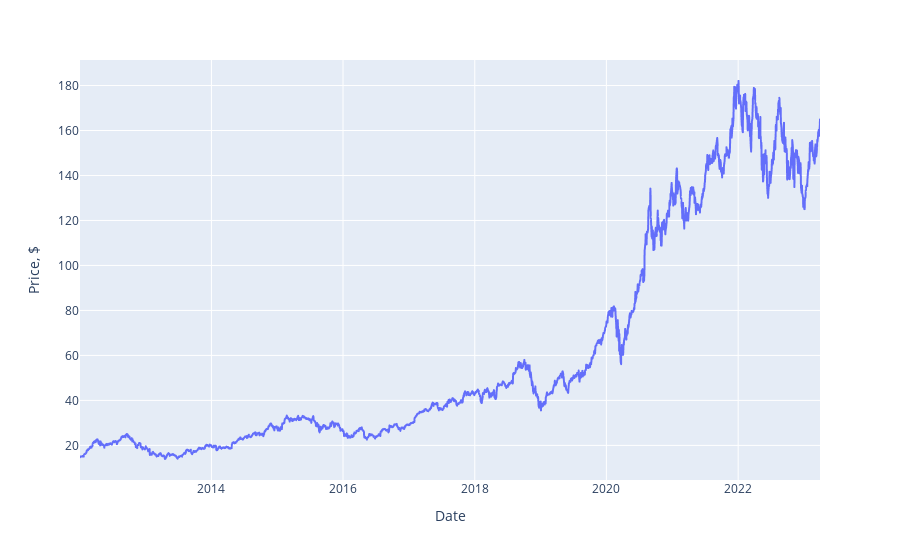

The notebook cell saved with this chart:
### Code cell
px.line(current_ticker_df, x='Date', y='Price, $')

### Figure 1 — Plotly figure (JSON) as saved in the notebook; plotly's stock layout.template omitted (floating-point values rounded to 4 significant figures; data arrays with more than 128 entries replaced by an {"elided": "..."} marker saying what was removed)
{"data": [{"hovertemplate": "Date=%{x}<br>Price, $=%{y}<extra></extra>", "legendgroup": "", "line": {"color": "#636efa", "dash": "solid"}, "marker": {"symbol": "circle"}, "mode": "lines", "name": "", "showlegend": false, "type": "scattergl", "x": {"elided": "2830 str values"}, "xaxis": "x", "y": {"elided": "2830 float values"}, "yaxis": "y"}], "layout": {"legend": {"tracegroupgap": 0}, "margin": {"t": 60}, "xaxis": {"anchor": "y", "domain": [0, 1], "title": {"text": "Date"}}, "yaxis": {"anchor": "x", "domain": [0, 1], "title": {"text": "Price, $"}}}}
